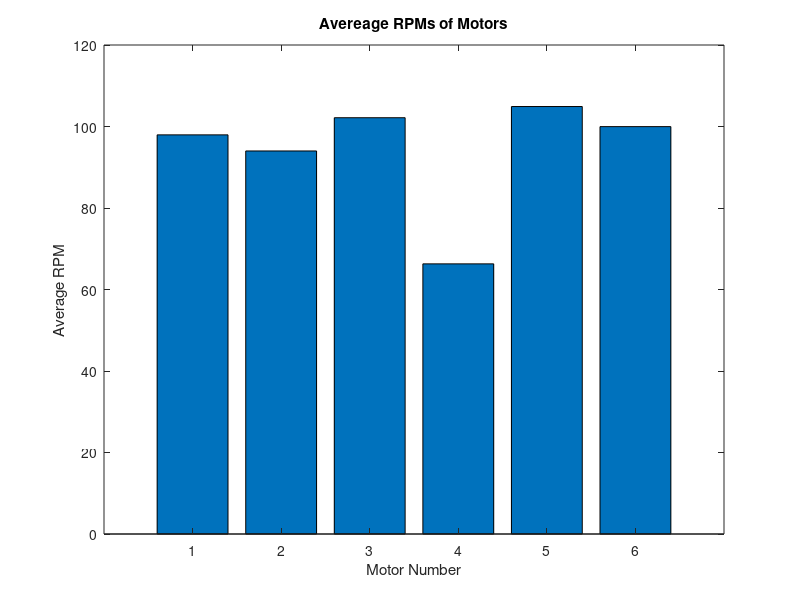
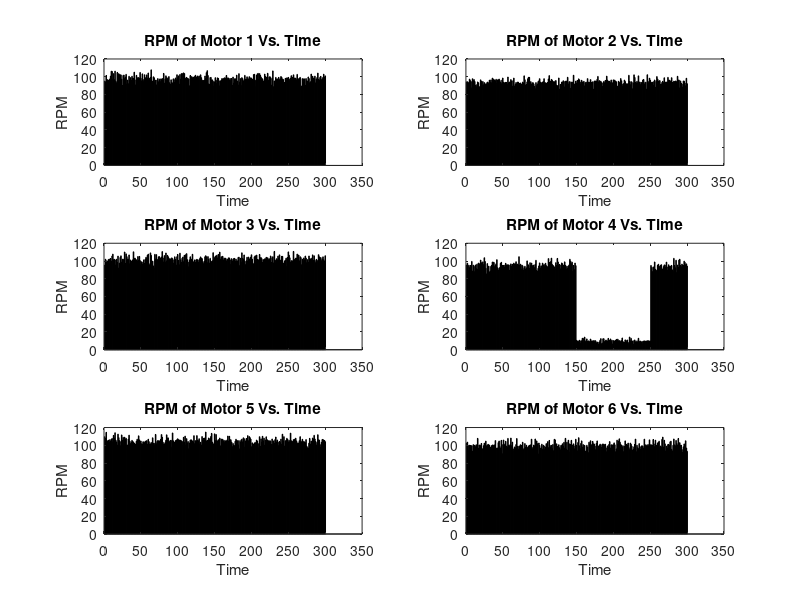
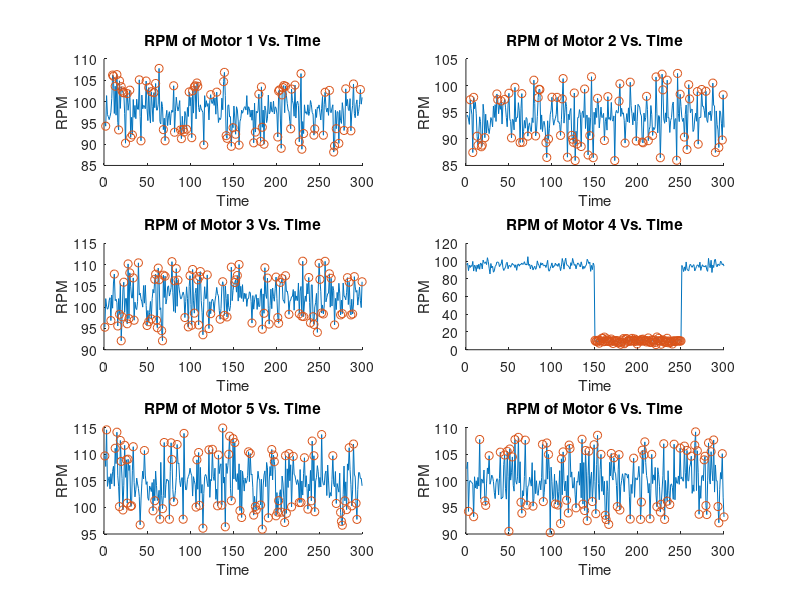

Write the MATLAB code that produced these figures, in order.

counter =5;
while(not(counter == 0))
    
    fprintf("The count is at %i.\n",counter);
    
     counter = counter -1;
  %  pause(1);
end


%Cleans figures away
close all;

%Loads Motor_RPM
load('Motor_RPM');

%Cell of Motor data
motorData = {motor1; motor2; motor3; motor4; motor5; motor6};

%Creation of figure with name Mean RPMs
figure("Name","Mean RPMs");

%creates meanRPM array
meanRPM =[];

%calculates the mean rpm for each array
fprintf("\n");
for i=1:length(motorData);
    
    meanRPM = [meanRPM, mean(motorData{i})];
    fprintf("The mean rpm for motor %i is %.01f.\n",i,mean(motorData{i}));
  
    fprintf("The standard deviation of rpm for motor %i is %.01f.\n\n",i,std(motorData{i}));
    
end

%graphs average rpm
bar(meanRPM);

%labels plot
ylabel("Average RPM");
xlabel("Motor Number");
title("Avereage RPMs of Motors");

%creates figure named Motor Problem Dectector
figure('Name',"Motor Problem Dectector")


for i=1:length(motorData)
    %Creates subplot
    subplot(3,2,i)
    
    %graphs data
    bar(motorData{i},"black");
    
    %Labels plot
   xlabel("Time");
   ylabel("RPM");
   title(sprintf("RPM of Motor %d Vs. Time",i));
   
   %if the motor is the bad one paint the background red
   if i==4
       set(gca,'color','red');
       
   end 
    
  
end

figure(3);

for i=1:length(motorData)
    avg=0;
standard=0;
    %Creates subplot
    subplot(3,2,i)
    avg=mean(motorData{i});
    standard = std(motorData{i});
    %graphs data
    
    index = abs(motorData{i}-avg) > standard;
    
    t=1:300;
   motor_out_of_std= motorData{i}(index);
   time_out_of_std =t(index);
   hold on
   plot(t,motorData{i});
    plot(time_out_of_std , motor_out_of_std,"o");
    
    %Labels plot
   xlabel("Time");
   ylabel("RPM");
   title(sprintf("RPM of Motor %d Vs. Time",i));
   
   %if the motor is the bad one paint the background red
   
    
  
end


